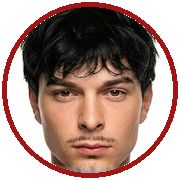
#> input picture scripts/cv/portrait-round.jpg, 180 x 180 px
$ python darken-bg.py cv/portrait-round.jpg
#> lines starting #> are read from the running program, lines starting #| are printed output that depends on the picture; after the words box and inside, x2 and y2 are one past the last pixel; in counts of white or black regions, pixels touching at a corner belong together
"""Swap the white studio background of the symbiote hero shots for the page's near-black.

Only white that is connected to the top/left/right edges counts as background, so the white
lenses of the mask and the white spider on the chest (which touches the bottom edge) survive.
Needs: pip install pillow numpy scipy
Usage: python scripts/darken-bg.py public/img/symbiote/hero-face.jpg public/img/symbiote/hero-mask.jpg
"""

import sys

import numpy as np
from PIL import Image
from scipy import ndimage

BG = np.array([10, 10, 11], dtype=np.float32)  # --color-surface in Symbiote mode


def darken(path: str) -> None:
#> called with path = 'cv/portrait-round.jpg'
    img = np.asarray(Image.open(path).convert("RGB")).astype(np.float32)
    lum = img.mean(axis=2)
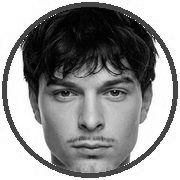
#> lum: shape (180, 180) float32; min 0, max 255, mean 145.9
    sat = img.max(axis=2) - img.min(axis=2)
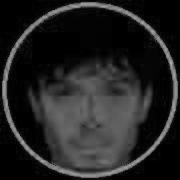
#> sat: shape (180, 180) float32; min 0, max 170, mean 35.1

    # Bright, colourless pixels are background candidates; keep the blobs that touch top/left/right.
    candidate = (lum > 205) & (sat < 30)
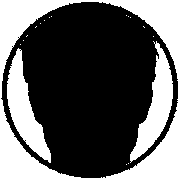
#> candidate: shape (180, 180) bool; 37.2% white; 18 white regions (15 under 20 px), largest, box (x1, y1, x2, y2) and area: (0, 0, 180, 180) 8024, (7, 48, 51, 163) 2016, (130, 41, 173, 163) 1992
    labels, _ = ndimage.label(candidate)
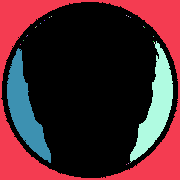
#> labels: shape (180, 180) int32; 25 distinct labels, from 0 to 24; one colour per label, 0 black
    edge = np.unique(np.concatenate([labels[0, :], labels[:, 0], labels[:, -1]]))
#> edge = [1]
    bg = np.isin(labels, edge[edge > 0])
#> bg: shape (180, 180) bool; 24.8% white; 1 white region, box (x1, y1, x2, y2) and area: (0, 0, 180, 180) 8024

    # Anti-aliased rims (light, grey, right next to the background) fade out instead of leaving a halo.
    near = ndimage.binary_dilation(bg, iterations=4) & ~bg
#> near: shape (180, 180) bool; 6.1% white; 1 white region, box (x1, y1, x2, y2) and area: (1, 2, 178, 178) 1977
    rim = np.clip((lum - 110) / 120, 0, 1) * (sat < 40) * near
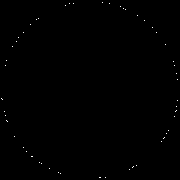
#> rim: shape (180, 180) float32; min 0, max 1, mean 0.00182
    alpha = ndimage.gaussian_filter(np.maximum(bg.astype(np.float32), rim), sigma=0.8)[..., None]
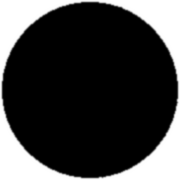
#> alpha: shape (180, 180, 1) float32; min 0, max 1, mean 0.249

    out = img * (1 - alpha) + BG * alpha
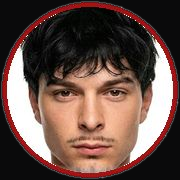
#> out: shape (180, 180, 3) float32; mean R, G, B 105.4, 80.5, 73
    Image.fromarray(out.round().astype(np.uint8)).save(path, quality=90)
    print(f"{path}: {bg.mean():.0%} background")
#| cv/portrait-round.jpg: 25% background


for p in sys.argv[1:]:
    darken(p)
